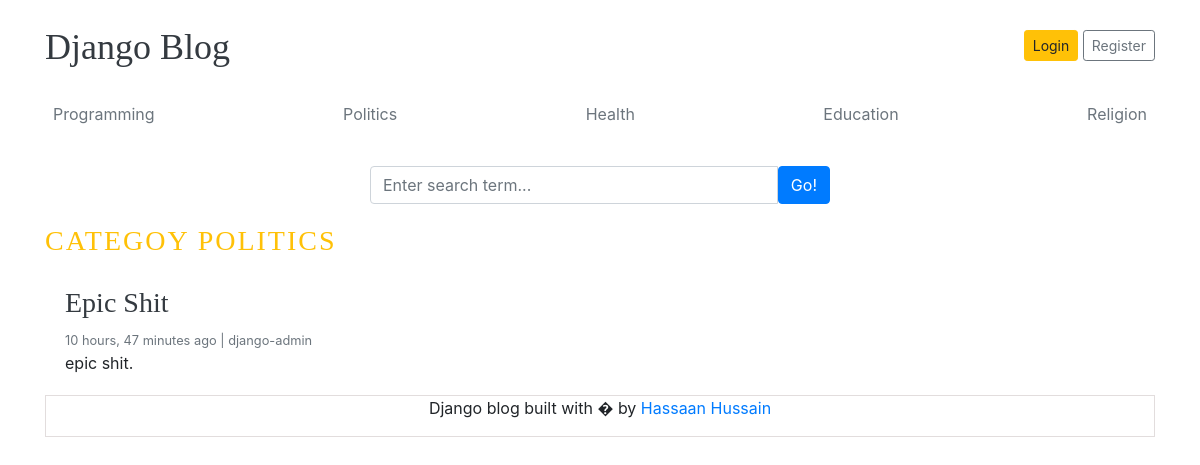
The app's page /category/2/ with its own data.
### blogs/models.py (models this page shows, shortened)
class Category(models.Model):
    category_name = models.CharField(max_length=50, unique=True)
    created_at = models.DateTimeField(auto_now_add=True)
    update_at = models.DateTimeField(auto_now=True)
    class Meta:
        verbose_name_plural = 'categories'
    def __str__(self):
        return self.category_name

class Blog(models.Model):
    title = models.CharField(max_length=100)
    slug = models.SlugField(max_length=150, unique=True, blank=True)
    category = models.ForeignKey(Category, on_delete=models.CASCADE)
    author = models.ForeignKey(User, on_delete=models.CASCADE)
    featured_image = models.ImageField(upload_to='uploads/%Y/%m/%d')
    short_description = models.TextField(max_length=500)
    blog_body = models.TextField(max_length=2000)
    status = models.CharField(choices=STATUS_CHOICES, default="Draft")
    is_featured = models.BooleanField(default=False)
    created_at = models.DateTimeField(auto_now_add=True)
    updated_at = models.DateTimeField(auto_now=True)

### blogs/views.py (the view)
# urls.py: path('<int:category_id>/', views.posts_by_category, name='posts_by_category'),
def posts_by_category(request, category_id):
    posts = Blog.objects.filter(category=category_id)
    category = get_object_or_404(Category, pk=category_id)
    context = {
        'posts': posts,
        'category': category,
    }
    return render(request, 'posts_by_category.html', context)

### blogs/context_processors.py (called while the page is built)
def get_categories(request):
    categories = Category.objects.all()
    return dict(categories=categories)

def social_links(request):
    links = SocialLinks.objects.all()
    return dict(links=links)

### templates/posts_by_category.html
{% extends 'home.html' %}
{% block content %}
        <h3 class='text-uppercase text-warning' style='letter-spacing: 2px;'>Categoy {{ category }}</h3>
        <main role="main" class="container p-0">
            <div class="row">
                <div class="col-md-8 blog-main">
                    {% if posts %}
                    {% for post in posts %}
                    <div class="card border-0" >
                        <div class="card-body">
                            <a href="{% url "blog" post.slug %}"><h3 class='text-dark'>{{ post.title }}</h3></a>
                            <small class="mb-1 text-muted">{{ post.created_at | timesince }} ago | {{ post.author }}</small>
                            <p class="card-text">{{ post.short_description | truncatewords:20 }}</p>
                        </div>
                    </div>
                    {% endfor %}
                    {% else %}
                    <h3>No posts found!</h3>
                    {% endif %}
                </div>
            </div>
        </main>
{% endblock content %}

### templates/home.html (shortened to what this page needs)
{% load static %}
<!DOCTYPE html>
<html lang="en">
<head>
    <link href="https://getbootstrap.com/docs/4.0/dist/css/bootstrap.min.css" rel="stylesheet">
    <link rel="stylesheet" href="https://cdnjs.cloudflare.com/ajax/libs/font-awesome/7.0.1/css/all.min.css" />
    <link href="{% static "css/blog.css" %}" rel="stylesheet">
  </head>
<body>
    <div class="container">
        <header class="blog-header py-3">
        <div class="row flex-nowrap justify-content-between align-items-center">
            <div class="col-8 pt-1">
            <a class="blog-header-logo text-dark" href="/">Django Blog</a>
            </div>
            {% if user.is_authenticated %}
            <div class="col-4 d-flex justify-content-end align-items-center">
                <small>You're logged in ''{{ user }}''</small>
                &nbsp;
                <a href="{% url "dashboard" %}" class='btn btn-sm btn-warning'>Dashboard</a>
                &nbsp;
                <a class="btn btn-sm btn-warning" href="{% url "logout" %}">Logout</a> &nbsp;
            </div>
            {% else %}
            <div class="col-4 d-flex justify-content-end align-items-center">
                <a class="btn btn-sm btn-warning" href="{% url "login" %}">Login</a> &nbsp;
                <a class="btn btn-sm btn-outline-secondary" href="{% url 'register' %}">Register</a>
            </div>
            {% endif %}
        </div>
        </header>
        <div class="nav-scroller py-1 mb-2">
        <nav class="nav d-flex justify-content-between">
            {% for category in categories %}
            <a class="p-2 text-muted" href="{% url "posts_by_category" category.id %}">{{ category }}</a>
            {% endfor %}
        </nav>
        </div>
            <form action="{% url 'search' %}" method='GET' style='width: 500px; margin:auto;'>
                <div class="card-body">
                    <div class="input-group">
                        <input class="form-control" type="text" name='keyword' value='{{ keyword }}' placeholder="Enter search term..." aria-label="Enter search term..." aria-describedby="button-search" />
                        <button class="btn btn-primary" id="button-search" type="submit">Go!</button>
                    </div>
                </div>
            </form>
        {% block content %}{% endblock %}
        <footer class="blog-footer" style='border: 0.5px solid #e2dddd; text-align: center;'>
            <p>Django blog built with � by <a href="#">Hassaan Hussain</a></p>
        </footer>
    </div>
</body>
</html>

### blog_main/static/css/blog.css (style rules this page uses)
.blog-header-logo { font-family: "Playfair Display", Georgia, "Times New Roman", serif; font-size: 2.25rem; }
h1, h2, h3, h4, h5, h6 { font-family: "Playfair Display", Georgia, "Times New Roman", serif; }

### records on screen
Category: category_name "Programming"
Category: category_name "Politics", category_name "POLITICS"
Category: category_name "Health"
Category: category_name "Education"
Category: category_name "Religion"
Blog: title "Epic Shit", created_at "10 hours, 47 minutes", author "django-admin", short_description "epic shit."
